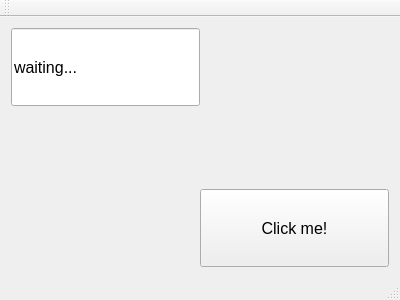
<?xml version="1.0" encoding="UTF-8"?>
<ui version="4.0">
 <class>MainWindow</class>
 <widget class="QMainWindow" name="MainWindow">
  <property name="geometry">
   <rect>
    <x>0</x>
    <y>0</y>
    <width>400</width>
    <height>300</height>
   </rect>
  </property>
  <property name="windowTitle">
   <string>MainWindow</string>
  </property>
  <widget class="QWidget" name="centralWidget">
   <layout class="QVBoxLayout" name="verticalLayout">
    <item>
     <layout class="QHBoxLayout" name="horizontalLayout_2">
      <item>
       <widget class="QLineEdit" name="lineEdit">
        <property name="sizePolicy">
         <sizepolicy hsizetype="Expanding" vsizetype="Expanding">
          <horstretch>0</horstretch>
          <verstretch>0</verstretch>
         </sizepolicy>
        </property>
        <property name="font">
         <font>
          <pointsize>12</pointsize>
         </font>
        </property>
        <property name="text">
         <string>waiting...</string>
        </property>
       </widget>
      </item>
      <item>
       <spacer name="horizontalSpacer_2">
        <property name="orientation">
         <enum>Qt::Horizontal</enum>
        </property>
        <property name="sizeHint" stdset="0">
         <size>
          <width>40</width>
          <height>20</height>
         </size>
        </property>
       </spacer>
      </item>
     </layout>
    </item>
    <item>
     <spacer name="verticalSpacer">
      <property name="orientation">
       <enum>Qt::Vertical</enum>
      </property>
      <property name="sizeHint" stdset="0">
       <size>
        <width>20</width>
        <height>70</height>
       </size>
      </property>
     </spacer>
    </item>
    <item>
     <layout class="QHBoxLayout" name="horizontalLayout">
      <item>
       <spacer name="horizontalSpacer">
        <property name="orientation">
         <enum>Qt::Horizontal</enum>
        </property>
        <property name="sizeHint" stdset="0">
         <size>
          <width>40</width>
          <height>20</height>
         </size>
        </property>
       </spacer>
      </item>
      <item>
       <widget class="QPushButton" name="pushButton">
        <property name="sizePolicy">
         <sizepolicy hsizetype="Expanding" vsizetype="Expanding">
          <horstretch>0</horstretch>
          <verstretch>0</verstretch>
         </sizepolicy>
        </property>
        <property name="font">
         <font>
          <pointsize>12</pointsize>
         </font>
        </property>
        <property name="text">
         <string>Click me!</string>
        </property>
       </widget>
      </item>
     </layout>
    </item>
   </layout>
  </widget>
  <widget class="QMenuBar" name="menuBar">
   <property name="geometry">
    <rect>
     <x>0</x>
     <y>0</y>
     <width>400</width>
     <height>21</height>
    </rect>
   </property>
  </widget>
  <widget class="QToolBar" name="mainToolBar">
   <attribute name="toolBarArea">
    <enum>TopToolBarArea</enum>
   </attribute>
   <attribute name="toolBarBreak">
    <bool>false</bool>
   </attribute>
  </widget>
  <widget class="QStatusBar" name="statusBar"/>
 </widget>
 <layoutdefault spacing="6" margin="11"/>
 <resources/>
 <connections/>
</ui>
